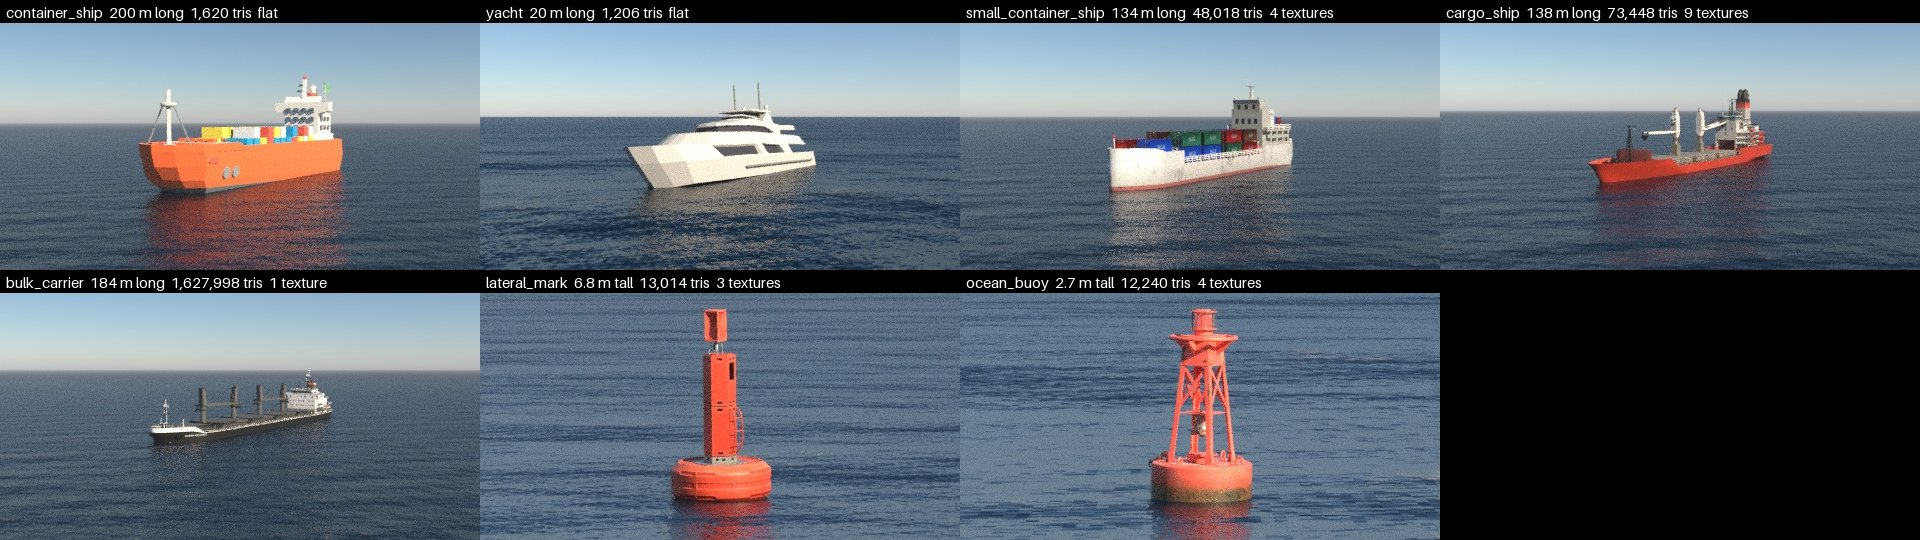

The Python source for this figure:
"""The asset sheet in docs/assets.md, and the measured lines of a new manifest entry.

uv run python docs/assets.py sheet docs/assets.jpg
uv run python docs/assets.py measure hull.glb
"""

import json
import math
import sys
import tempfile
from pathlib import Path

from PIL import Image, ImageDraw, ImageFont

from seascape import assets, render, scene
from seascape.config import load

OPEN_SEA = Path(__file__).parent.parent / "scenarios" / "open-sea.toml"
TILE = (480, 270)
COLUMNS = 4
# A buoy through a long lens, as a ship sees one, not from a few metres where the
# sea's cells show.
HFOV_DEG = {"hull": 45.0, "buoy": 10.0}
# A hull spans this much of the tile's width, a buoy's freeboard this much of its
# height.
FILL = 0.7
# Three-quarter on, bow towards the camera's left.
HEADING_DEG = 210.0


def shot(name: str, mesh: assets.Asset, into: Path) -> Image.Image:
    """The tile, cut from a frame twice its size around the mesh's label."""
    hfov_deg = HFOV_DEG[mesh.kind]
    if isinstance(mesh, assets.Hull):
        size_m, across_rad = mesh.length_m, math.radians(hfov_deg)
    else:
        size_m = mesh.height_m - mesh.draught_m
        across_rad = math.radians(hfov_deg) * TILE[1] / TILE[0]
    range_m = size_m / (FILL * across_rad)
    # Twice the pixels over twice the tangent: the tile's pixel, with room to centre.
    wide_deg = math.degrees(2 * math.atan(2 * math.tan(math.radians(hfov_deg) / 2)))
    camera = (
        f'{{ kind = "eo", hfov_deg = {wide_deg}, width_px = {2 * TILE[0]}, '
        f"height_px = {2 * TILE[1]} }}"
    )
    scenario = load(
        OPEN_SEA,
        [
            # A tenth of the range up, aimed at the waterline.
            f"rig.height_m = {0.1 * range_m}",
            f"rig.pitch_deg = {-math.degrees(math.atan(0.1))}",
            # The default clips the water in front of a camera this low.
            f"rig.near_clip_m = {0.01 * size_m}",
            f'rig.pods = [{{ name = "bow", yaw_deg = 0.0, cameras = [{camera}] }}]',
            f'objects = [{{ asset = "{name}", range_m = {range_m}, bearing_deg = 0.0, '
            f"heading_deg = {HEADING_DEG} }}]",
            'outputs.bands = ["eo"]',
        ],
    )
    frame = Image.open(render.render(scenario, into)[0]).convert("RGB")
    (label,) = json.loads((into / "labels.json").read_text())["annotations"]
    x, y, w, h = label["bbox"]
    left = min(max(x + w // 2 - TILE[0] // 2, 0), TILE[0])
    top = min(max(y + h // 2 - TILE[1] // 2, 0), TILE[1])
    return frame.crop((left, top, left + TILE[0], top + TILE[1]))


def sheet(out: Path) -> None:
    meshes = assets.manifest()
    rows = math.ceil(len(meshes) / COLUMNS)
    page = Image.new("RGB", (TILE[0] * COLUMNS, TILE[1] * rows))
    draw = ImageDraw.Draw(page)
    font = ImageFont.load_default(size=15)
    with tempfile.TemporaryDirectory() as tmp:
        for k, (name, mesh) in enumerate(meshes.items()):
            x, y = (k % COLUMNS) * TILE[0], (k // COLUMNS) * TILE[1]
            page.paste(shot(name, mesh, Path(tmp) / name), (x, y))
            n = len(mesh.texture_px)
            textures = f"{n} texture{'s' * (n > 1)}" if n else "flat"
            label = f"{name}  {mesh.size}  {mesh.triangles:,} tris  {textures}"
            draw.rectangle((x, y, x + TILE[0], y + 22), fill="black")
            draw.text((x + 6, y + 3), label, fill="white", font=font)
    page.save(out, quality=85)


def measure(path: Path) -> None:
    triangles, texture_px = scene.measure(path)
    print(f'sha256 = "{assets.digest(path)}"')
    print(f"triangles = {triangles}\ntexture_px = {list(texture_px)}")
    if path.suffix == ".gltf":
        gltf = json.loads(path.read_text())
        named = [*gltf.get("buffers", []), *gltf.get("images", [])]
        for uri in sorted(item["uri"] for item in named if "uri" in item):
            sha256 = assets.digest(path.parent / uri)
            print(f'files."{uri}" = {{ url = "", sha256 = "{sha256}" }}')


if __name__ == "__main__":
    commands = {"sheet": sheet, "measure": measure}
    if len(sys.argv) != 3 or sys.argv[1] not in commands:
        sys.exit(__doc__)
    commands[sys.argv[1]](Path(sys.argv[2]))
